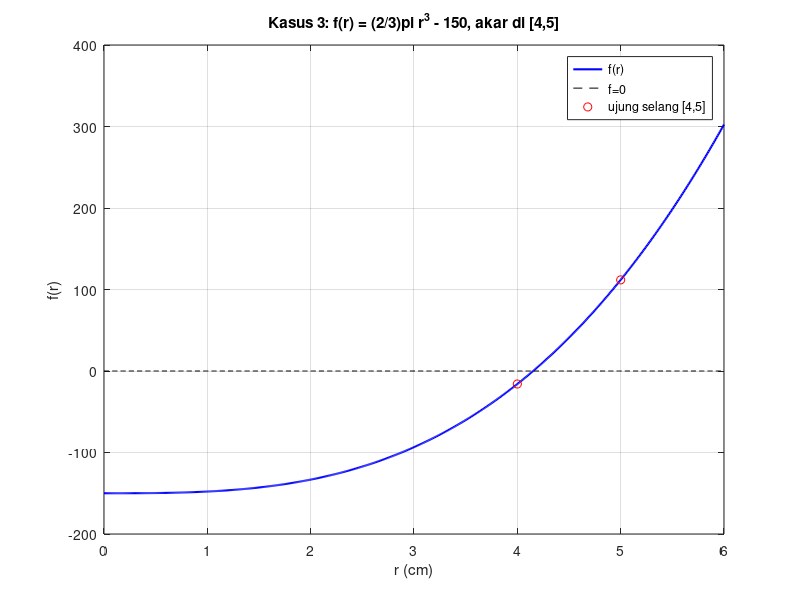

This figure's MATLAB source:
% Kasus 3 - Persamaan nonlinear jari-jari bola/tabug
% V_bola = 4/3*pi*r^3 = 300  ->  V_tabung = 2*pi*r^3 = 450 (tinggi = 2r)
% V_luar = V_tabung - V_bola = 2/3*pi*r^3 = 150.
% Persamaan nonlinear yang dipakai (setara dengan 4/3*pi*r^3 - 300 = 0):
%   f(r) = (2/3)*pi*r^3 - 150 = 0
f = @(r) (2/3)*pi*r.^3 - 150;
fprintf('f(3)=%.4f  f(4)=%.4f  f(5)=%.4f -> perubahan tanda di [4,5] (dari grafik)\n', f(3), f(4), f(5));
% Grafik f(r) untuk penentuan nilai awal
r = 0:0.01:6;
figure;
plot(r, f(r), 'b-', 'LineWidth', 1.5); hold on;
plot(r, zeros(size(r)), 'k--'); plot([4 5], [f(4) f(5)], 'ro');
grid on; xlabel('r (cm)'); ylabel('f(r)');
title('Kasus 3: f(r) = (2/3)pi r^3 - 150, akar di [4,5]');
legend('f(r)','f=0','ujung selang [4,5]','Location','best');
print('kasus3_grafik.png','-dpng','-r150');
% Biseksi pada [4,5], berhenti bila lebar selang/2 < 1e-6
a = 4; bb = 5; tol = 1e-6;
fprintf('\nBiseksi [4,5], tol lebar/2 < 1e-6:\n');
for it = 1:100
    c = (a+bb)/2;
    fprintf('  iter %2d: a=%.7f b=%.7f c=%.7f f(c)=%+.6f lebar=%.2e\n', it, a, bb, c, f(c), bb-a);
    if f(c) == 0 || (bb-a)/2 < tol, break; end
    if sign(f(c)) == sign(f(a)), a = c; else, bb = c; end
end
r_akar = c;
fprintf('HASIL: r = %.7f cm\n', r_akar);
fprintf('V_bola = %.4f cm^3, V_tabung = %.4f cm^3, V_luar = %.4f cm^3\n', ...
    (4/3)*pi*r_akar^3, 2*pi*r_akar^3, (2/3)*pi*r_akar^3);
fprintf('Rumus eksak pembanding: r = (225/pi)^(1/3) = %.7f cm\n', (225/pi)^(1/3));
